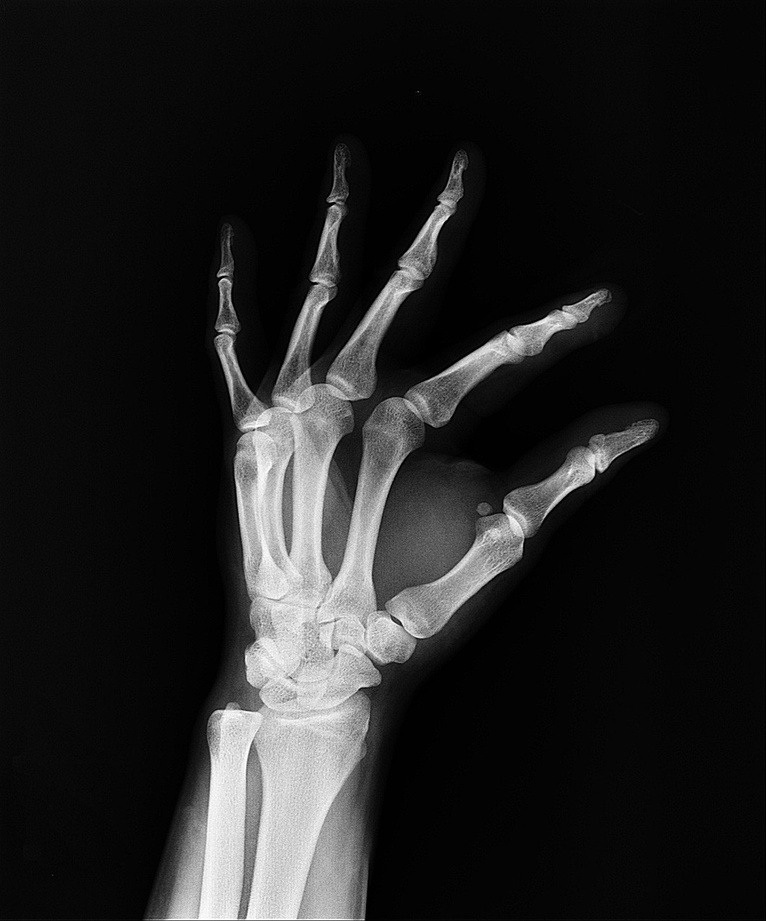
#> input picture dip final project/x-ray2.jpg, 766 x 921 px, shrunk from 1064 x 1280 before the run
$ jupyter execute main.ipynb
#> lines starting #> are read from the running program, lines starting #| are printed output that depends on the picture
[cell 1]
import cv2
import numpy as np
import matplotlib.pyplot as plt
from skimage.metrics import peak_signal_noise_ratio as psnr
from skimage.metrics import structural_similarity as ssim

# Load grayscale X-ray image
image = cv2.imread('x-ray2.jpg', cv2.IMREAD_GRAYSCALE)
#> image is the input picture: shape (921, 766); min 0, max 255, mean 33.3
image = cv2.normalize(image, None, 0, 255, cv2.NORM_MINMAX).astype(np.uint8)

# Function: Add Salt-and-Pepper Noise
def add_salt_pepper_noise(img, amount=0.09):
#> called with amount = 0.09
    noisy_img = img.copy()
    num_salt = int(amount * img.size * 0.5)
#> num_salt = 31746
    num_pepper = int(amount * img.size * 0.5)
#> num_pepper = 31746

    # Salt
    coords = [np.random.randint(0, i, num_salt) for i in img.shape]
    noisy_img[coords[0], coords[1]] = 255

    # Pepper
    coords = [np.random.randint(0, i, num_pepper) for i in img.shape]
    noisy_img[coords[0], coords[1]] = 0
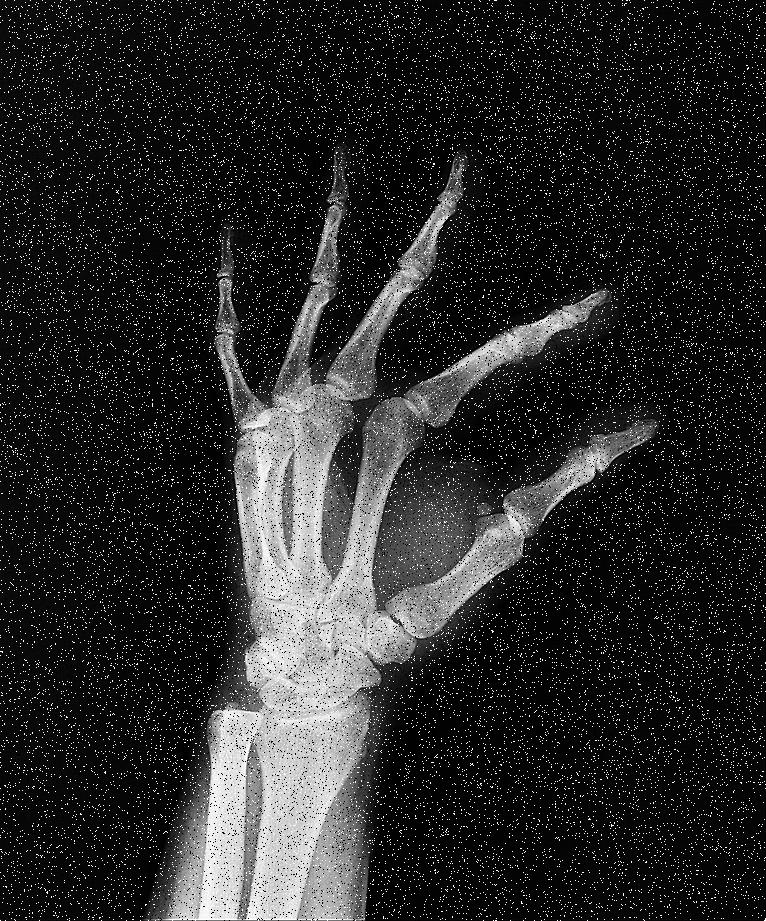
#> noisy_img: shape (921, 766); min 0, max 255, mean 41.1

    return noisy_img

# Add noise
noisy_image = add_salt_pepper_noise(image)

# Apply different denoising filters
restored_median = cv2.medianBlur(noisy_image, 3)
restored_gaussian = cv2.GaussianBlur(noisy_image, (5,5), 0)
restored_bilateral = cv2.bilateralFilter(noisy_image, d=9, sigmaColor=75, sigmaSpace=75)
restored_nlmeans = cv2.fastNlMeansDenoising(noisy_image, None, h=10, templateWindowSize=7, searchWindowSize=21)

# Store results
methods = ['Median', 'Gaussian', 'Bilateral', 'Non-Local Means']
restored_images = [restored_median, restored_gaussian, restored_bilateral, restored_nlmeans]

# Calculate PSNR/SSIM
psnr_vals = [psnr(image, r) for r in restored_images]
#> psnr_vals = [33.95, 23.36, 15.21, 14.25]
ssim_vals = [ssim(image, r) for r in restored_images]
#> ssim_vals = [0.934, 0.321, 0.193, 0.182]

# --- Plot original + noisy + 4 restorations ---
plt.figure(figsize=(18, 10))
plt.subplot(2, 3, 1)
plt.imshow(image, cmap='gray')
plt.title("Original Image")
plt.axis('off')

plt.subplot(2, 3, 2)
plt.imshow(noisy_image, cmap='gray')
plt.title("Noisy Image")
plt.axis('off')

for i, (restored, method) in enumerate(zip(restored_images, methods)):
    plt.subplot(2, 3, i+3)
    plt.imshow(restored, cmap='gray')
    plt.title(f"{method}\nPSNR: {psnr_vals[i]:.2f}, SSIM: {ssim_vals[i]:.4f}")
    plt.axis('off')
#> this loop made 4 passes
#> method on passes 1 to 4: 'Median', 'Gaussian', 'Bilateral', 'Non-Local Means'

plt.tight_layout()
plt.show()

# --- Plot PSNR and SSIM bar graphs ---
x = np.arange(len(methods))

plt.figure(figsize=(10,4))
plt.subplot(1,2,1)
plt.bar(x, psnr_vals, color='skyblue')
plt.xticks(x, methods)
plt.title("PSNR Comparison")
plt.ylabel("PSNR (dB)")

plt.subplot(1,2,2)
plt.bar(x, ssim_vals, color='salmon')
plt.xticks(x, methods)
plt.title("SSIM Comparison")
plt.ylabel("SSIM")

plt.tight_layout()
plt.show()
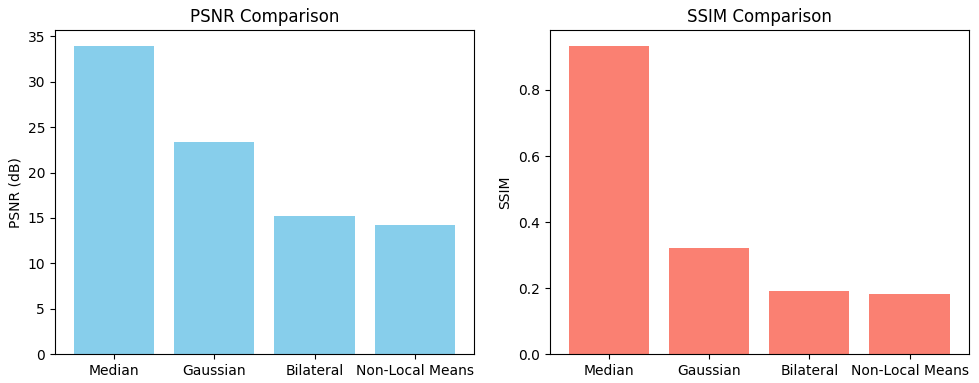
#> figure drawn by matplotlib, 2 panels; panel 1: tallest bar 33.95 high, from x = -0.4 to 0.4; panel 2: tallest bar 0.934 high, from x = -0.4 to 0.4
